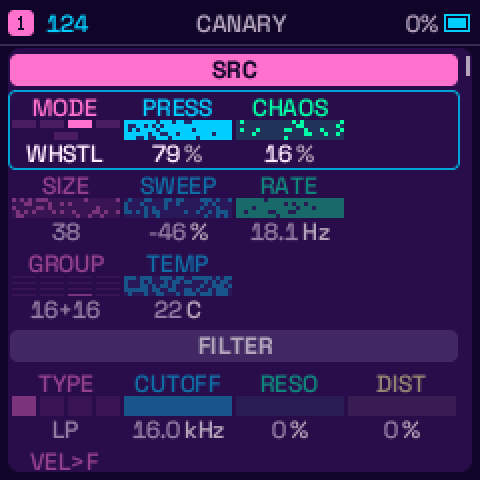
#> input picture docs/img/animal.png, 480 x 480 px, given in place of VAP DK_splash.ppm, which was not available
$ python gen_readme_images.py
#> lines starting #> are read from the running program, lines starting #| are printed output that depends on the picture
#!/usr/bin/env python3
# SPDX-License-Identifier: GPL-3.0-only
"""The README's pictures (docs/img/*.png): screens of the real firmware's drawing code, from tests/ui_render.c's PPMs.
   Run the UI renders first (tests/run_tests.sh, or build tests/ui_render.c and run it into build/ui_new), then:
       python3 tools/gen_readme_images.py [build/ui_new/ppm] [docs/img]
   Every screen is 240 x 240 on the FM-1 and is saved at 2x (nearest neighbour: the pixels stay square)."""
import sys
from pathlib import Path
import numpy as np
from PIL import Image

PPM = Path(sys.argv[1] if len(sys.argv) > 1 else "build/ui_new/ppm")
OUT = Path(sys.argv[2] if len(sys.argv) > 2 else "docs/img")
PAL = "VAP DK"   # (only the palettes tests/ui_render.c renders today: older runs leave stale PPMs of designs the firmware no longer has)
OUT.mkdir(parents=True, exist_ok=True)

def shot(name, pal=PAL):
#> called with name = 'splash', pal = 'VAP DK'
    return Image.open(PPM / f"{pal}_{name}.ppm").convert("RGB")
#> returned value is the input picture: PIL image 480x480 RGB; mean R, G, B 56.7, 32.8, 90.2

def save(im, fn, scale=2):
#> called with fn = 'splash.png', scale = 2
    im = Image.fromarray(np.repeat(np.repeat(np.asarray(im), scale, axis=0), scale, axis=1))   # (not Image.resize: exact pixel doubling)
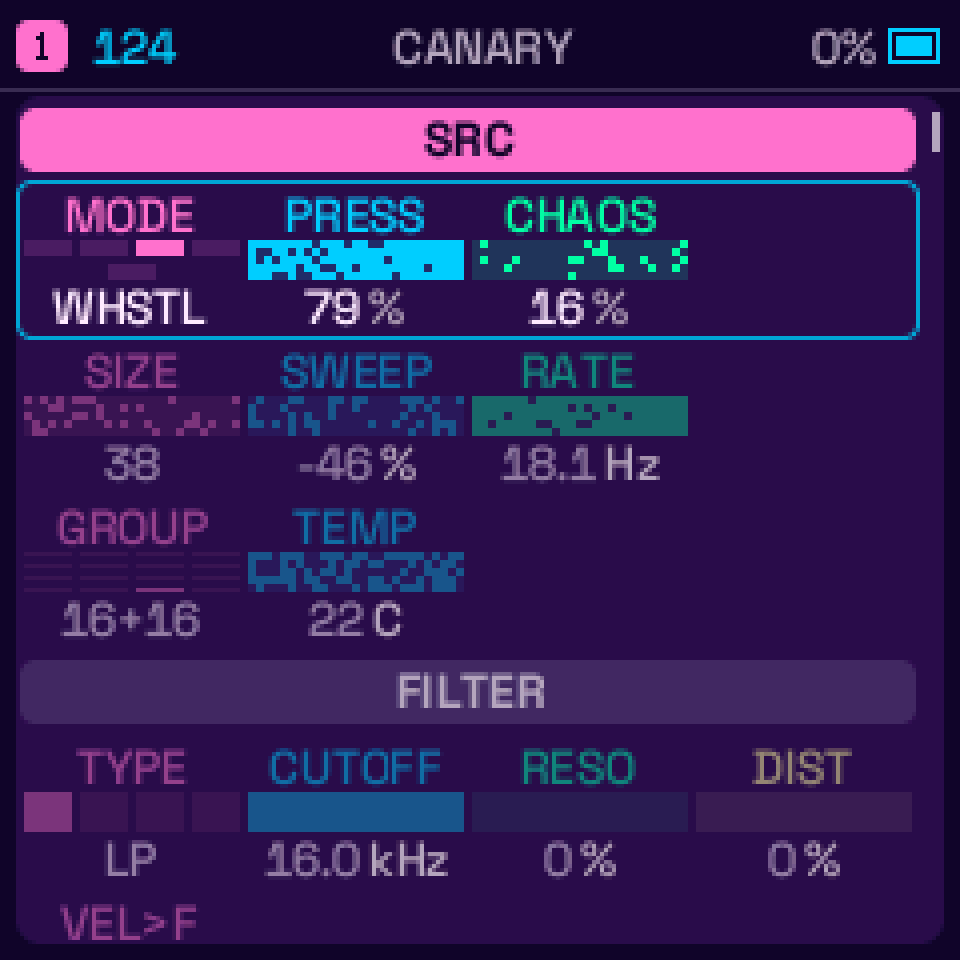
#> im: PIL image 960x960 RGB; mean R, G, B 56.7, 32.8, 90.2
    im.save(OUT / fn, optimize=True)

def grid(names, cols, fn, pals=None, gap=6, scale=2):
    ims = [shot(n, pals[i] if pals else PAL) for i, n in enumerate(names)]
    rows = (len(ims) + cols - 1) // cols
    sh = Image.new("RGB", (cols * 240 + (cols + 1) * gap, rows * 240 + (rows + 1) * gap), (12, 8, 20))
    for i, im in enumerate(ims):
        sh.paste(im, (gap + (i % cols) * (240 + gap), gap + (i // cols) * (240 + gap)))
    save(sh, fn, scale)

SINGLE = {   # file: render name
    "splash": "splash", "home": "home", "presets": "presets", "step": "roll_chords", "pattern": "lente_pattern",
    "drum": "drum", "drumx": "drumx", "chord": "key_chord", "harp": "key_harp", "omni": "key_omni",
    "arp": "key_arp", "fm6": "edit_fm6", "fmini": "edit_fmini", "guitar": "edit_guitar", "animal": "vx_bird",
    "voice": "vx_head_vowel", "mixer": "mixer", "reverb": "fx_effect_reverb", "delay": "fx_effect_delay", "save_layer": "layer_save_grid", "seq_layer": "layer_seq_tools", "trim": "save_tools", "punch": "layer_fx_grid",
    "arrange": "save_arrange", "rec": "layer_rec", "swarm": "swarm", "trace": "trace", "xy": "xy", "xy_layer": "xy_layer", "home_layer": "swarm_layer",
}
for fn, n in SINGLE.items():
    save(shot(n), fn + ".png")
#> pass 2 of the loop `for fn, n in SINGLE.items():`:
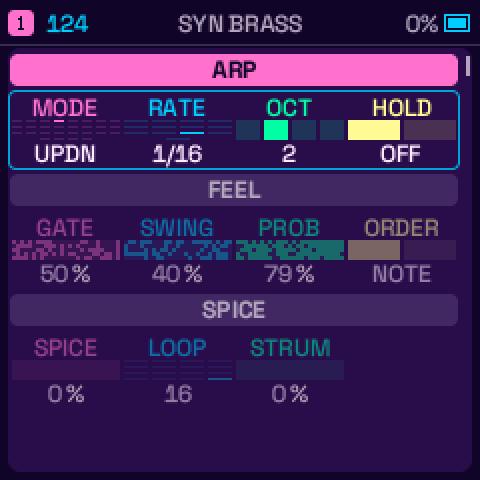
#> input picture docs/img/arp.png, 480 x 480 px, given in place of VAP DK_home.ppm, which was not available
#> in shot, returned value is the input picture: PIL image 480x480 RGB; mean R, G, B 60.1, 33.4, 89.3
#> in save (call 2), `im = Image.fromarray(np.repeat(np.repeat(np.asarray(im), scale, axis=0..`:
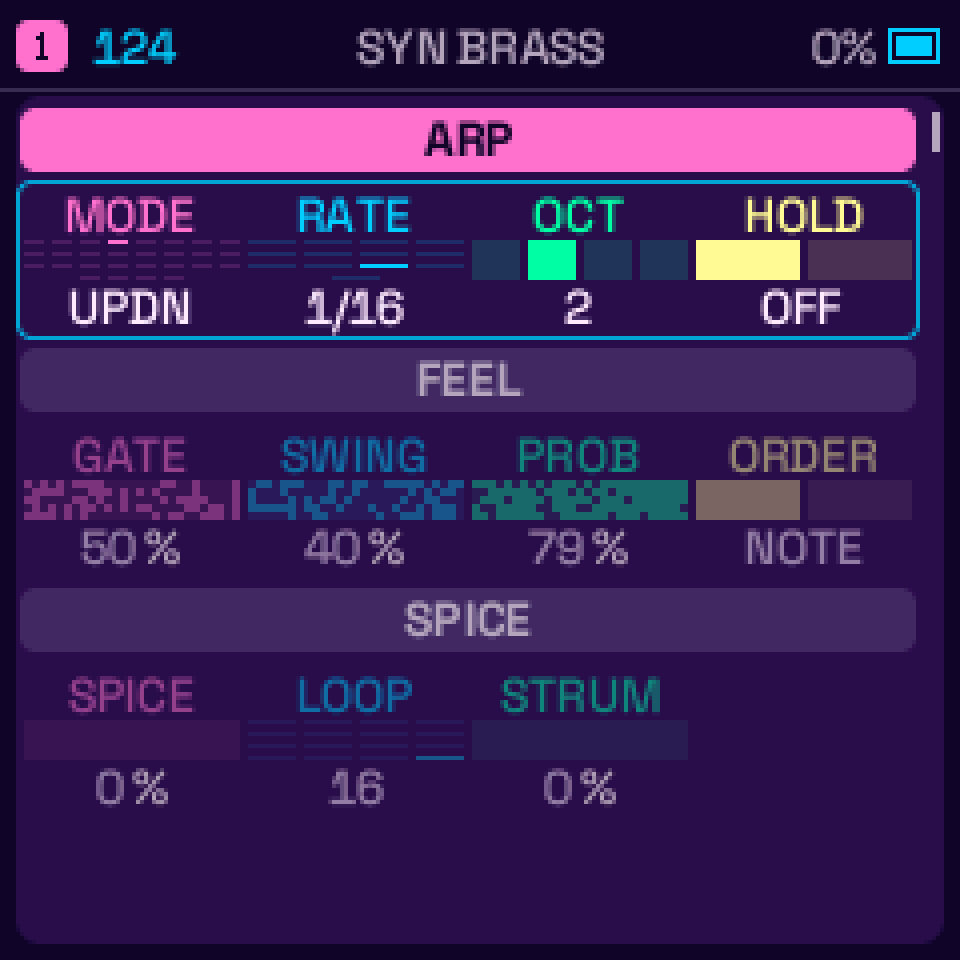
#> im: PIL image 960x960 RGB; mean R, G, B 60.1, 33.4, 89.3
#> (the run stopped early here; a loop or call above may not have finished)
